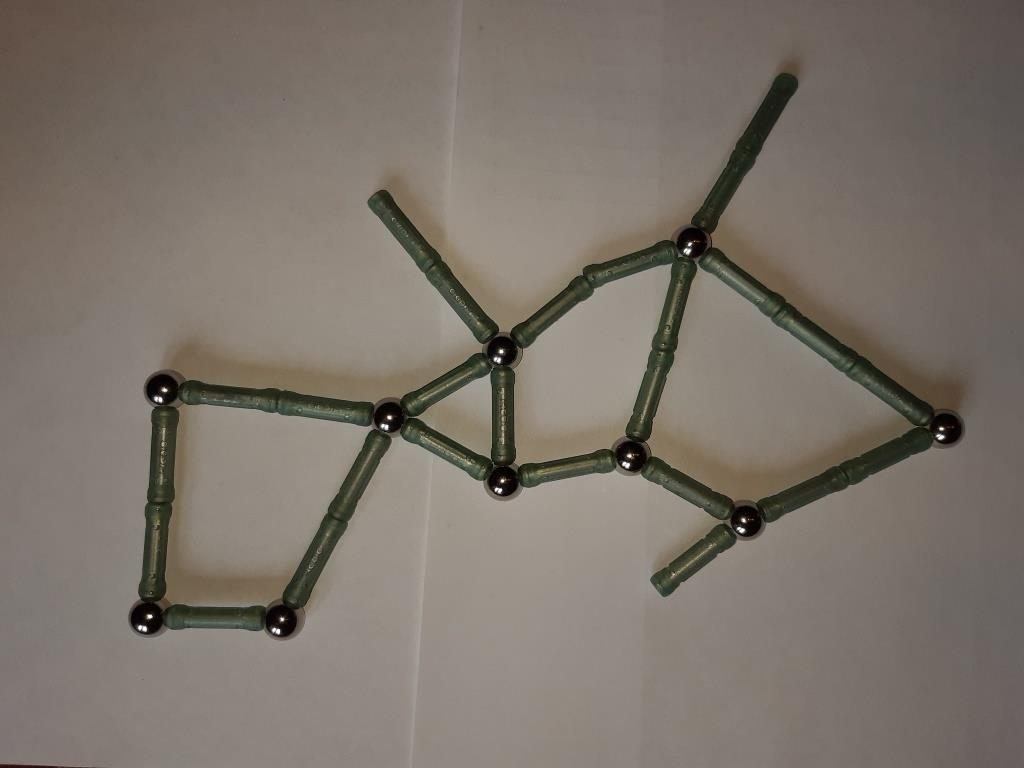
#> input picture task2/PROJECT/images/Intermediate/13.jpg, 1024 x 768 px; its folder holds only this picture in this run
$ jupyter execute --allow-errors task2_intermediate.ipynb   (shell and % lines are left out)
#> lines starting #> are read from the running program, lines starting #| are printed output that depends on the picture; after the words box and inside, x2 and y2 are one past the last pixel; in counts of white or black regions, pixels touching at a corner belong together
#> further down, src is the input picture: shape (768, 1024, 3); mean B, G, R 106.4, 115, 123.6
[cell 1]
import glob

import numpy as np
import matplotlib.pyplot as plt
import cv2 as cv
from skimage.morphology import skeletonize
from skimage.morphology import convex_hull_image

from plantcv.plantcv.morphology import prune

from plantcv.plantcv import fill, fill_holes
import networkx as nx
import matplotlib.pyplot as plt
from sknw import build_sknw

import numpy as np
import matplotlib.pyplot as plt
import cv2 as cv
from skimage.morphology import skeletonize
from skimage.morphology import convex_hull_image

from plantcv.plantcv.morphology import prune

from plantcv.plantcv import fill, fill_holes
import networkx as nx
import matplotlib.pyplot as plt
from sknw import build_sknw

[cell 2]
#поиск в глубину
# [33 lines left out: function dfs, not called in this run]

[cell 3]
def get_description_graph(src):

    gray = cv.cvtColor(src, cv.COLOR_BGR2GRAY)
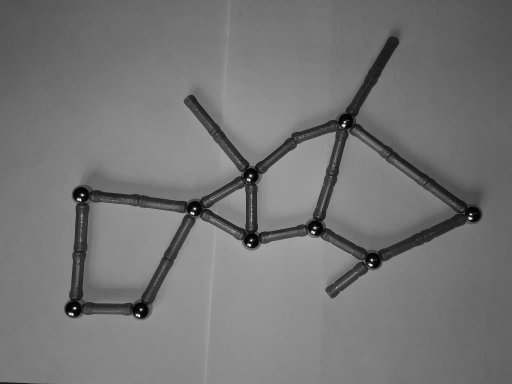
#> gray: shape (768, 1024) (shown at 1/2 size); min 0, max 255, mean 116.6
    detected_circles = cv.medianBlur(gray, 5)

    circles = cv.HoughCircles(detected_circles, cv.HOUGH_GRADIENT, 1.35, minDist=75,
                               param1=120, param2=35,
                               minRadius=5, maxRadius=25)
#> circles = [[502.9, 479.9, 21.07], [146.5, 617.6, 16.61], [945.7, 428.6, 15.12], [281.5, 617.6, 22.69], [166.7, 390.8, 21.2], [745.9, 520.4, 15.26], [627.1, 458.3, 16.74], [389.5, 416.5, 15.12], [502.9, 350.3, 19.72], [691.9, 241, 13.78]]

    tmp = cv.GaussianBlur(gray,(15,15), 0)
    tmp = cv.adaptiveThreshold(tmp, 255,cv.ADAPTIVE_THRESH_MEAN_C, cv.THRESH_BINARY,9,2)
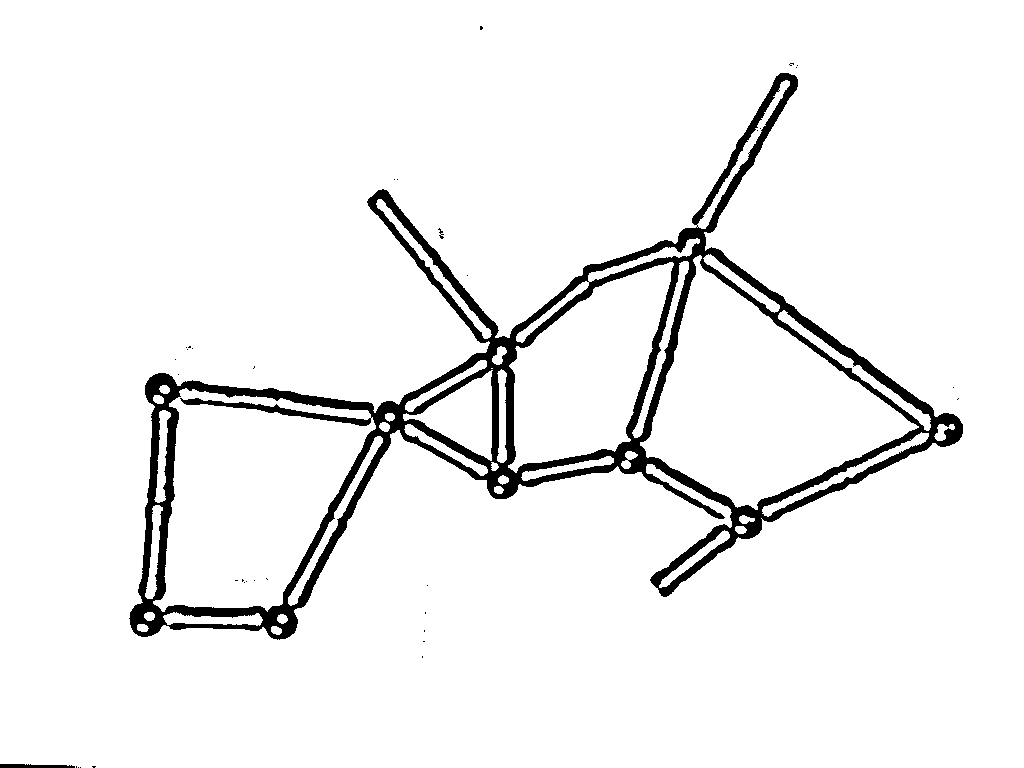
#> tmp: shape (768, 1024); 94.5% white; 36 black regions (33 under 20 px), largest, box (x1, y1, x2, y2) and area: (129, 73, 963, 640) 43269, (0, 764, 75, 768) 247, (438, 228, 444, 239) 27
    tmp = (255 - tmp)
    #plt.imshow(tmp, cmap='gray')
    #plt.show()
    kernel = cv.getStructuringElement(cv.MORPH_ELLIPSE, (3,3))
    tmp = cv.erode(tmp,  kernel, iterations=2)
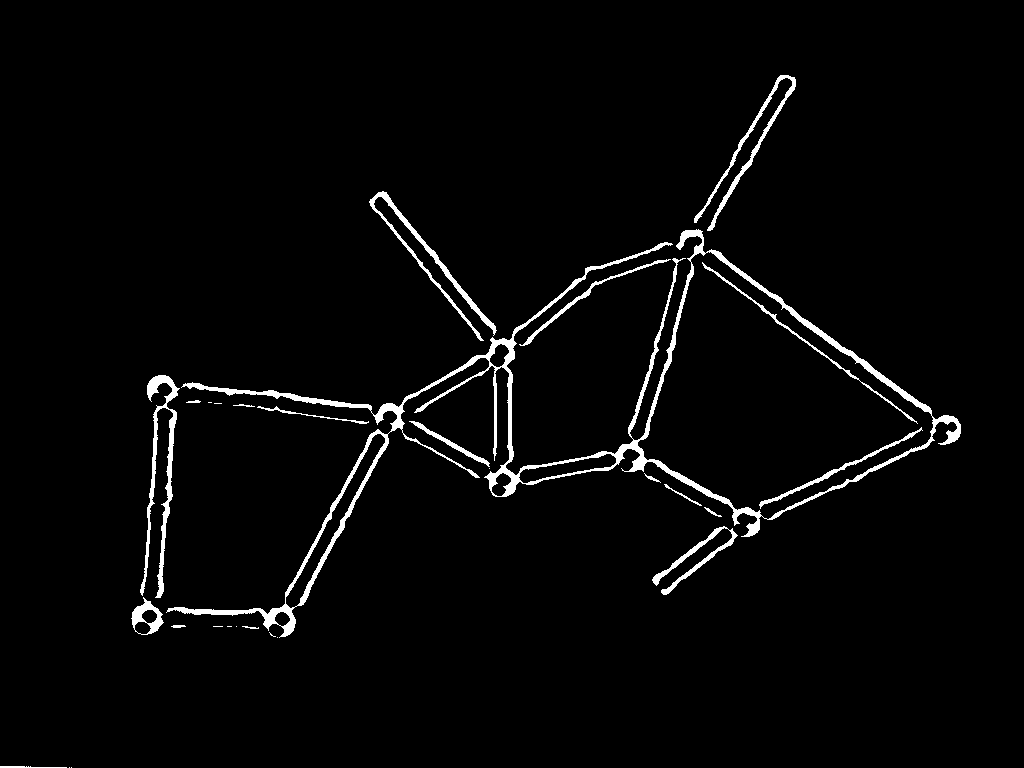
#> tmp: shape (768, 1024); 2.8% white; 29 white regions (10 under 20 px), largest, box (x1, y1, x2, y2) and area: (166, 229, 961, 638) 13072, (140, 375, 180, 598) 2014, (369, 191, 497, 341) 1507
    #plt.imshow(tmp, cmap='gray')
    #plt.show()
    r = int(np.min(circles[0, :][-1]))
#> r = 13
    kernel = cv.getStructuringElement(cv.MORPH_ELLIPSE, (2 * r, 2* r))
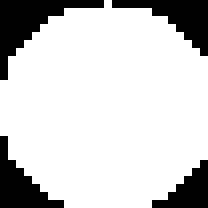
#> kernel: shape (26, 26) (shown 8 times larger); values 0 (black) and 1 (white), 80.6% white; 4 black regions, box (x1, y1, x2, y2) and area: (0, 0, 13, 10) 44, (14, 0, 26, 7) 34, (0, 17, 8, 26) 31, (19, 20, 26, 26) 22
    tmp = cv.morphologyEx(tmp, cv.MORPH_DILATE, kernel)
#> tmp: shape (768, 1024); 16% white; 2 white regions, box (x1, y1, x2, y2) and area: (119, 63, 974, 651) 125064, (0, 754, 85, 768) 1110
    #plt.imshow(tmp, cmap='gray')
    #plt.show()
    kernel = cv.getStructuringElement(cv.MORPH_ELLIPSE, (3,3))
    #plt.imshow(tmp, cmap='gray')
    #plt.show()
    tmp = skeletonize(np.clip(tmp, 0, 1)).astype(np.uint8)
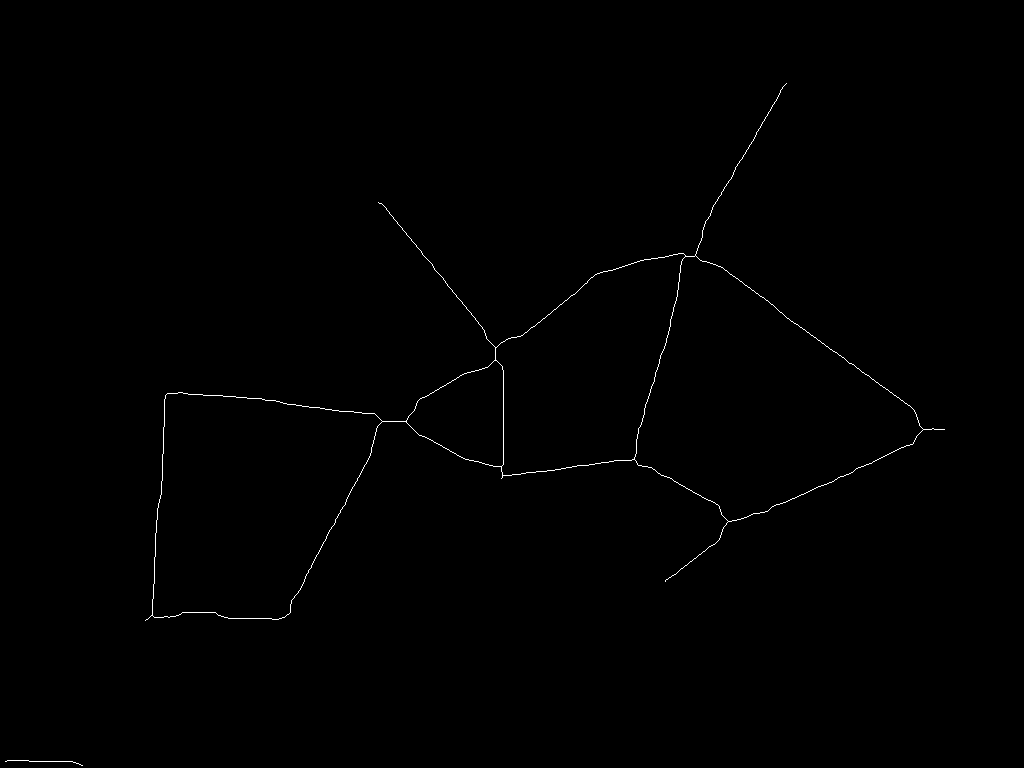
#> tmp: shape (768, 1024); values 0 (black) and 1 (white), 0.34% white in thin lines or dots, all inside (x1, y1, x2, y2) = (5, 83, 945, 766)
    tmp, _, _ = prune(skel_img=tmp, size=int(75))
    #plt.imshow(tmp, cmap='gray')
    #plt.show()
    if circles is not None:
       circles = np.uint16(np.around(circles))

       for i in circles[0, :]:
           cv.circle(tmp, (i[0],i[1]), 2 * i[2], 1, -1)
    #plt.imshow(tmp, cmap='gray')
    #plt.show()


    # ==НАХОЖДЕНИЕ СТЕПЕНЕЙ ВЕРШИН==

    # массив, где будем хранить посещенные вершины
    visited = np.zeros(tmp.shape, np.uint8)
    width,height = tmp.shape[1],tmp.shape[0] # ширина и высота изображения

    # массив, в котором k-я компонента есть число вершин степени k в представленном графе
    ans = np.zeros(10, np.uint8)

    # если нашли вершины, то
    if circles is not None:
       circles = np.uint16(np.around(circles))

       # текущее "время". Нужно, чтобы мы не могли ходить по одним и тем же пикселям в вызове одного dfs'а, но могли ходить по одним и тем же пикселям в разных dfs'ах
       time = 1

       #идем по всем врешинам, считаем их степени в dfs
       for i in circles[0, :]:
           # начинаем поиск в глубину от центра вершины. Функция возвращает степень текущей вершины
           cnt = dfs(time, i, tmp,visited, height, width)
           ans[cnt]+=1 # обновляем ответ
           time += 1 # обновляем "время"
    return ans[3:5]

[cell 4]
arr = glob.glob('images/Intermediate/*.jpg')
graph_class = {'[3 3]': [],
                '[4 1]': [],
                '[5 2]': [],
                '[4 2]': []} # словарь для классов графа
#> (the rest of this cell did not finish here and is left out)

$ run again, on task2/PROJECT/images/Intermediate/3.jpg
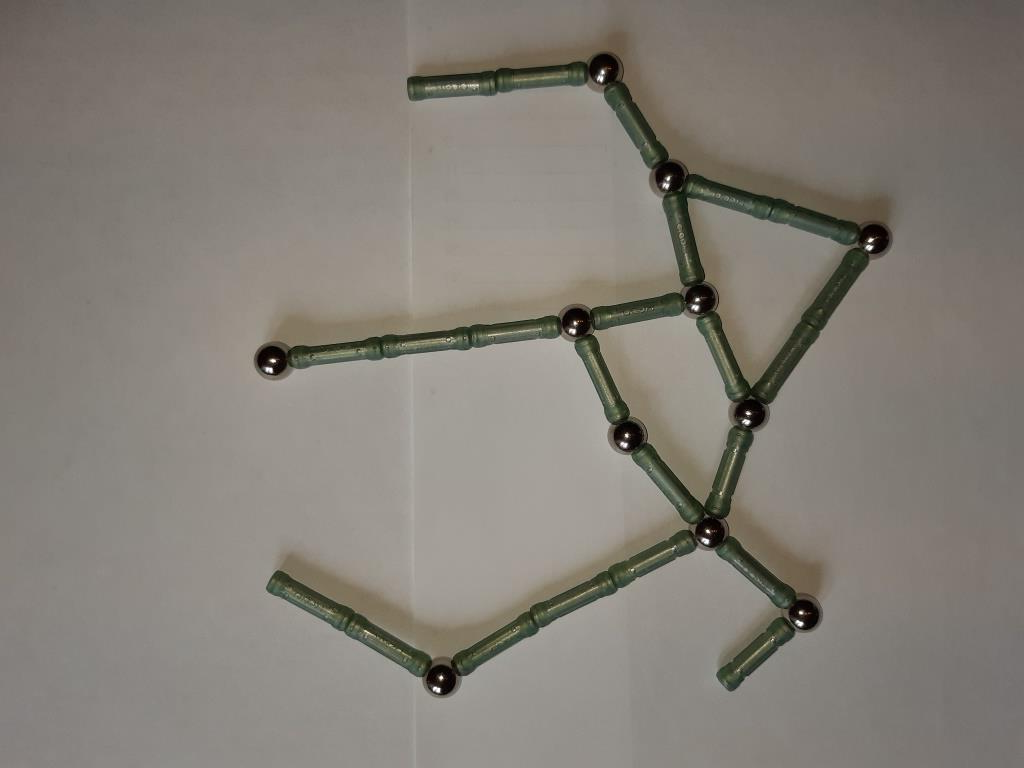
#> input picture task2/PROJECT/images/Intermediate/3.jpg, 1024 x 768 px
#> src is the input picture: shape (768, 1024, 3); mean B, G, R 118.8, 126.3, 131.5
#> circles = [[575.8, 323.3, 19.72], [668.9, 178.9, 21.07], [698.6, 299, 19.72], [440.8, 678.4, 19.72], [749.9, 412.4, 19.72], [272, 359.8, 14.72], [802.6, 613.6, 19.72], [872.8, 238.3, 14.99], [602.8, 70.88, 20.93], [631.1, 436.7, 16.61], [710.8, 531.2, 13.64]]
#> in get_description_graph, `tmp = cv.adaptiveThreshold(tmp, 255,cv.ADAPTIVE_THRESH_MEAN_C, cv.THRE..`:
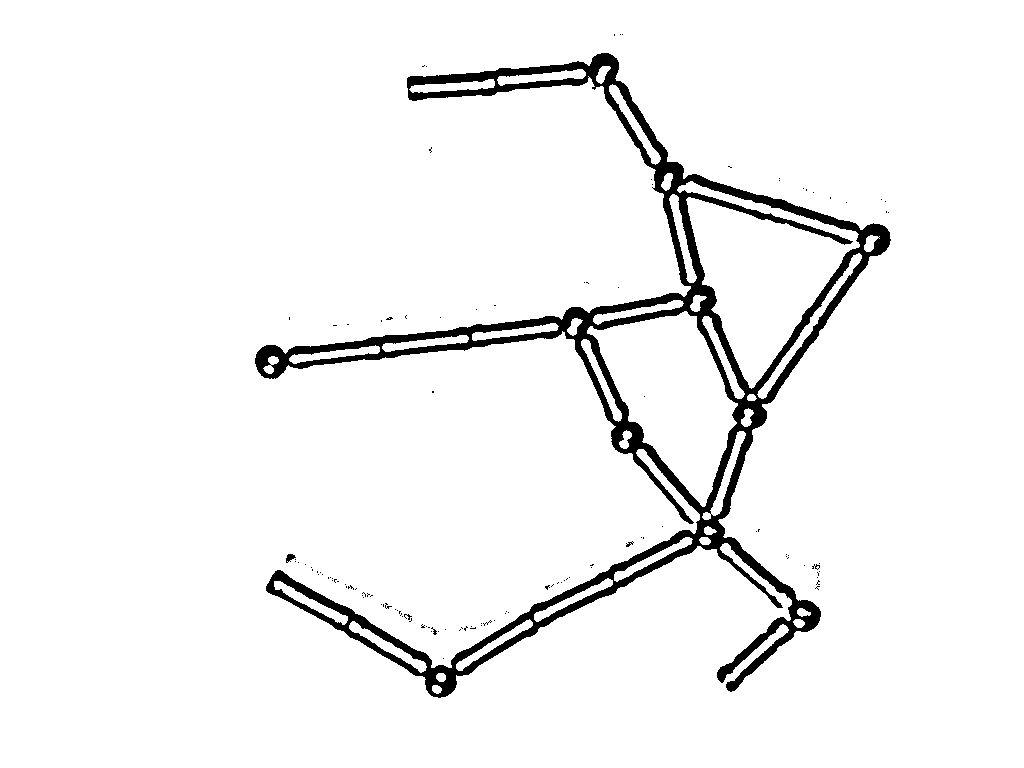
#> tmp: shape (768, 1024); 95.2% white; 118 black regions (113 under 20 px), largest, box (x1, y1, x2, y2) and area: (255, 53, 891, 698) 37503, (286, 554, 296, 563) 53, (626, 541, 634, 547) 22, (812, 564, 820, 570) 21, (404, 614, 412, 620) 20
#> r = 13
#> kernel: shape (26, 26); values 0 (black) and 1 (white), 80.6% white; 4 black regions, box (x1, y1, x2, y2) and area: (0, 0, 13, 10) 44, (14, 0, 26, 7) 34, (0, 17, 8, 26) 31, (19, 20, 26, 26) 22
#> in get_description_graph, `tmp = skeletonize(np.clip(tmp, 0, 1)).astype(np.uint8)`:
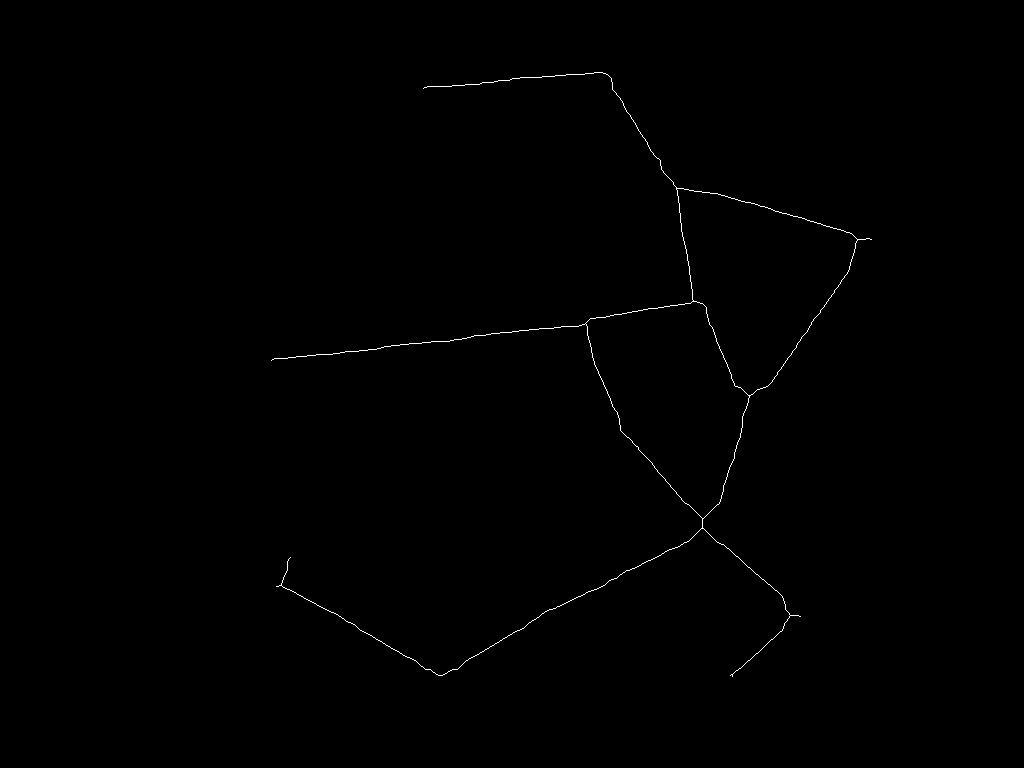
#> tmp: shape (768, 1024); values 0 (black) and 1 (white), 0.29% white in thin lines or dots, all inside (x1, y1, x2, y2) = (271, 72, 872, 677)
